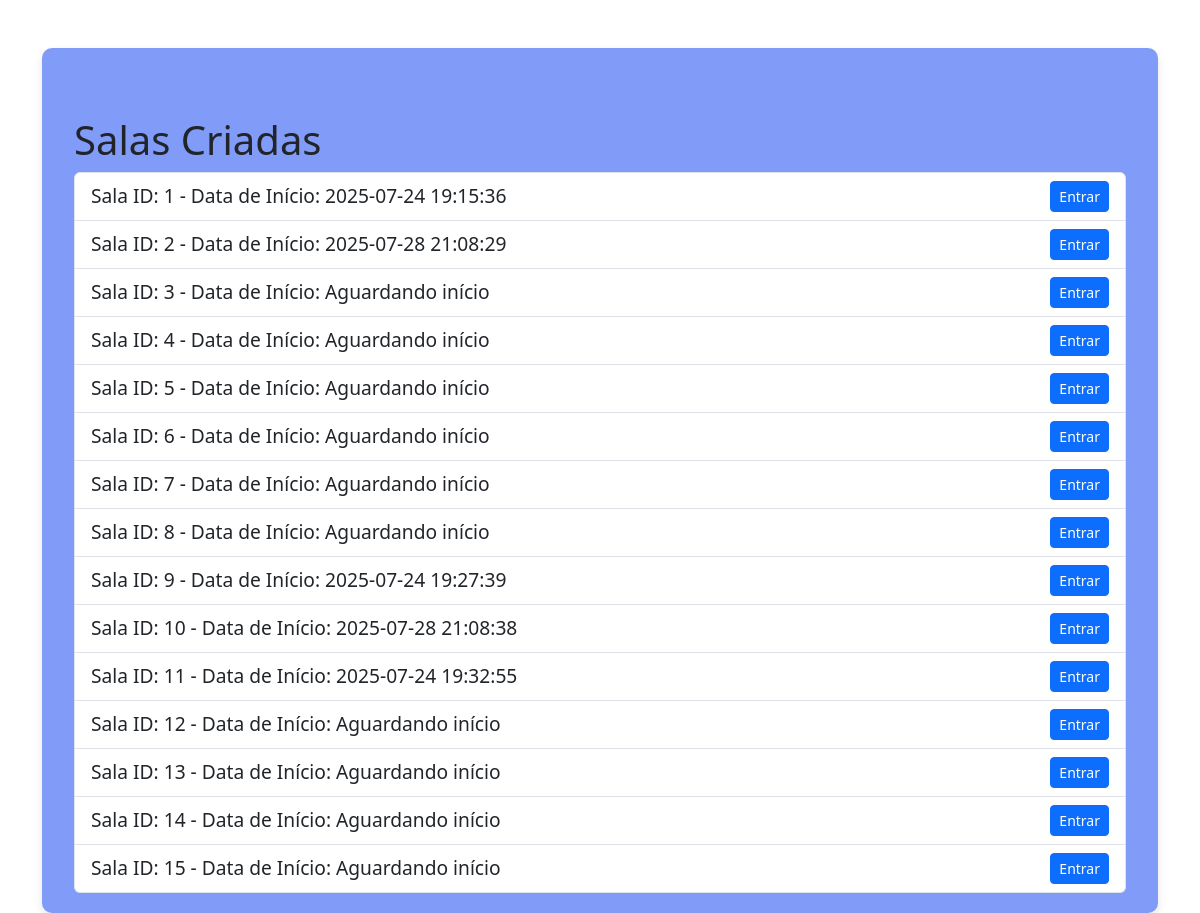
The app's page /salas, older data.
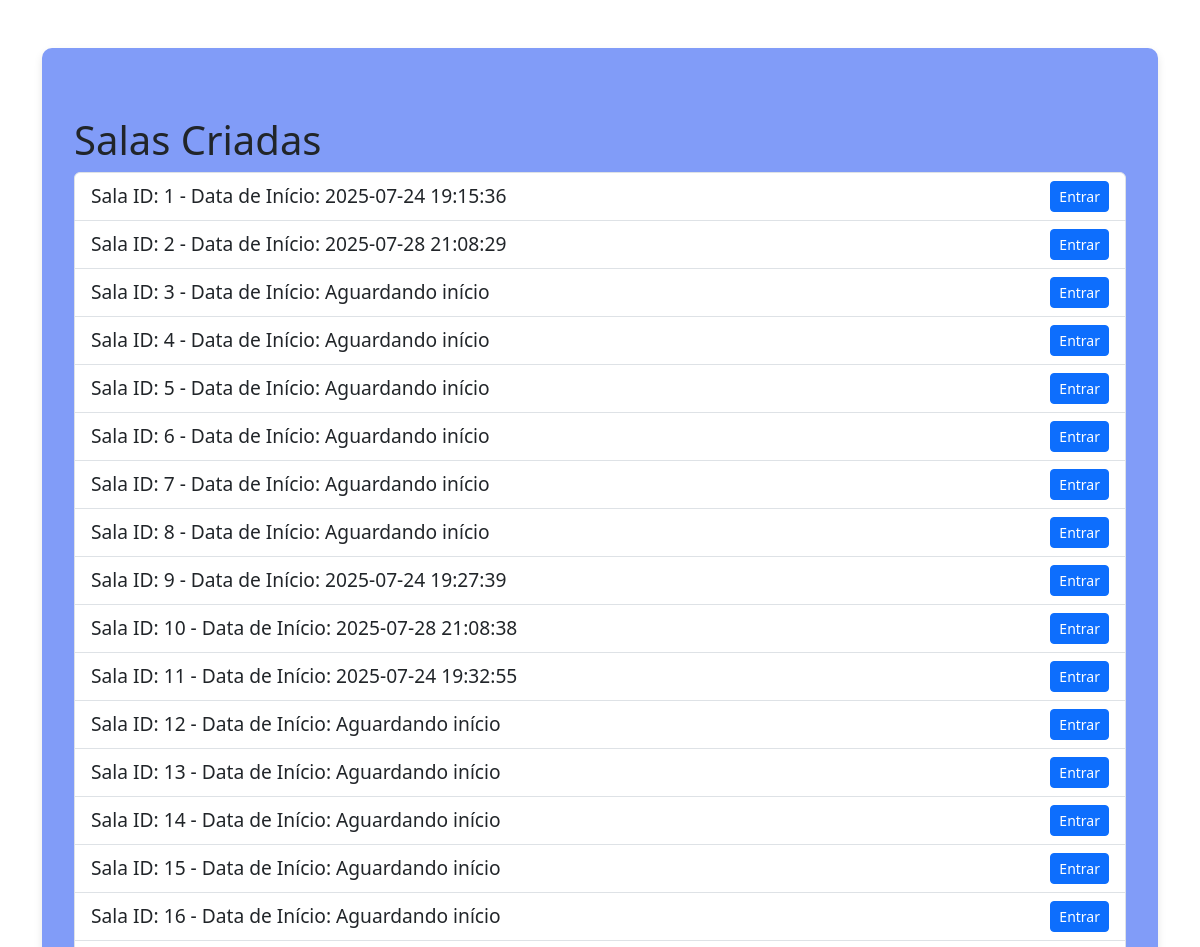
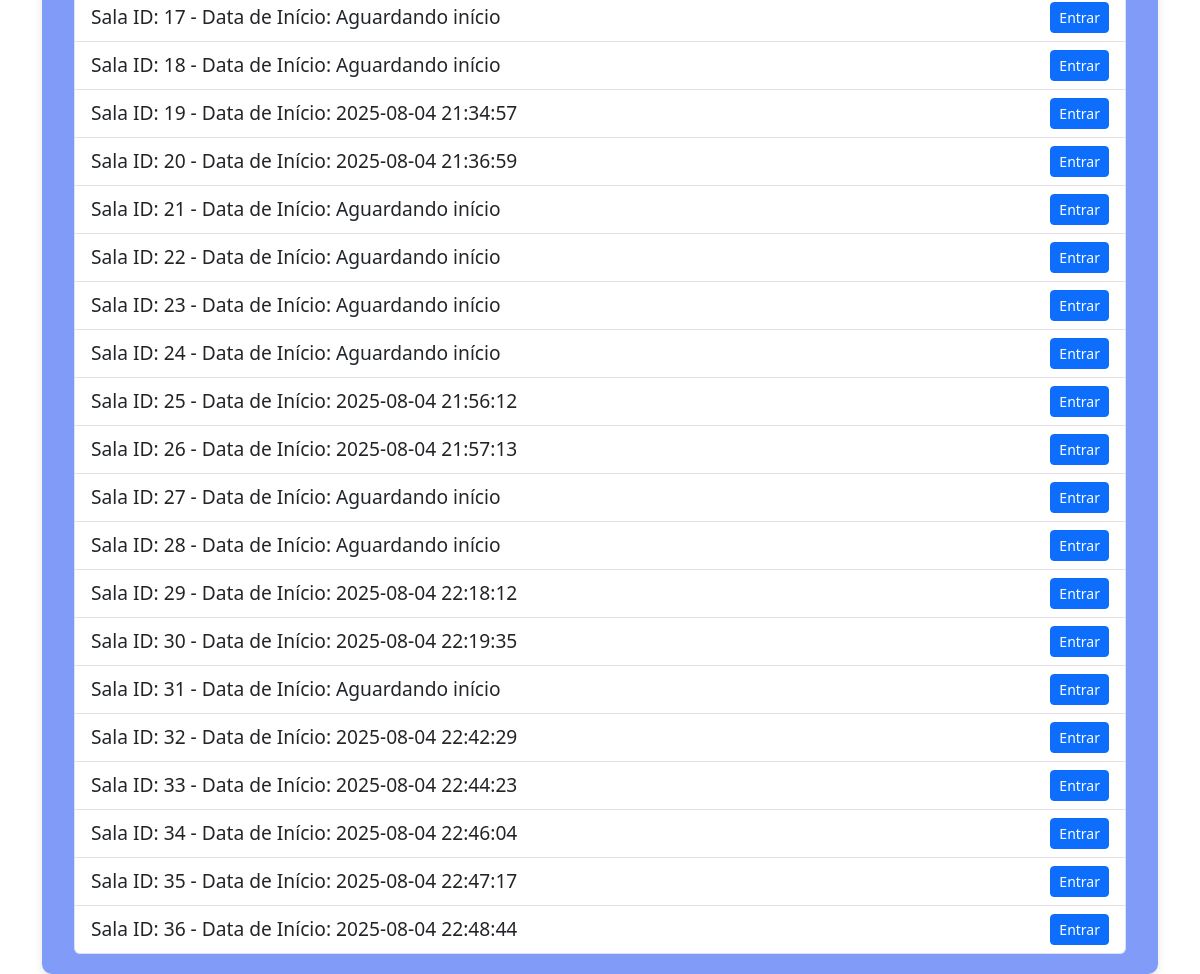
The same page, newer data (2 pictures, top to bottom).
### app.py (models this page shows)
class Sala(db.Model):
    id = db.Column(db.Integer, primary_key=True)
    numero_rodadas = db.Column(db.Integer, nullable=False)
    rodadas = db.relationship('Rodada', backref='sala', lazy=True)
    temas = db.relationship('Tema', secondary='sala_tema', backref='salas', lazy=True)
    tempo = db.Column(db.Integer, nullable=False)
    jogadores = db.relationship('Jogador', secondary='sala_jogador', backref='salas', lazy=True)
    letras = db.relationship('Letras', secondary='sala_letras', backref='salas', lazy=True)
    numero_jogadores = db.Column(db.Integer, nullable=False)
    senha = db.Column(db.String(120), nullable=True)
    finalizado = db.Column(db.Boolean, default=False)
    data_criacao = db.Column(db.DateTime, nullable=False, default=db.func.current_timestamp())
    data_inicio = db.Column(db.DateTime, nullable=True)

### app.py (the view)
@app.route('/salas', methods=['GET'])
def salas():
    salas = Sala.query.all()
    return render_template('salas_criadas.html', salas=salas)

### templates/salas_criadas.html (shortened to what this page needs)
{% extends "base.html" %}
{% block content %}
<div class="container mt-5">
    <h1>Salas Criadas</h1>
    <ul class="list-group">
        {% for sala in salas %}
            <li class="list-group-item d-flex justify-content-between align-items-center">
                Sala ID: {{ sala.id }} - Data de Início: {{ sala.data_inicio.strftime('%Y-%m-%d %H:%M:%S') if sala.data_inicio else 'Aguardando início' }}
                <a href="{{ url_for('sala', sala_id=sala.id) }}" class="btn btn-primary btn-sm">Entrar</a>
            </li>
        {% endfor %}
    </ul>
</div>
{% endblock %}

### templates/base.html (shortened to what this page needs)
<!DOCTYPE html>
<html lang="pt-BR">
<head>
    <link href="https://cdn.jsdelivr.net/npm/bootstrap@5.3.7/dist/css/bootstrap.min.css" rel="stylesheet">
    <link rel="stylesheet" href="{{ url_for('static', filename='style.css') }}">
</head>
<body>
    <div class="container mt-5">
    <div class="card-principal">
        {% block content %}
        {% endblock %}
    </div>
    </div>
</body>
</html>

### static/style.css (style rules this page uses)
.card-principal { background-color: #819cf8; border-radius: 10px; padding: 20px; font-size: larger; box-shadow: 0 4px 8px rgba(0, 0, 0, 0.1); }

Row changes from the older to the newer data that the page shows:
added Sala: id "16", data_inicio "Aguardando início"
added Sala: id "17", data_inicio "Aguardando início"
added Sala: id "18", data_inicio "Aguardando início"
added Sala: id "19", data_inicio "2025-08-04 21:34:57"
added Sala: id "20", data_inicio "2025-08-04 21:36:59"
added Sala: id "21", data_inicio "Aguardando início"
added Sala: id "22", data_inicio "Aguardando início"
added Sala: id "23", data_inicio "Aguardando início"
added Sala: id "24", data_inicio "Aguardando início"
added Sala: id "25", data_inicio "2025-08-04 21:56:12"
added Sala: id "26", data_inicio "2025-08-04 21:57:13"
added Sala: id "27", data_inicio "Aguardando início"
added Sala: id "28", data_inicio "Aguardando início"
added Sala: id "29", data_inicio "2025-08-04 22:18:12"
added Sala: id "30", data_inicio "2025-08-04 22:19:35"
added Sala: id "31", data_inicio "Aguardando início"
added Sala: id "32", data_inicio "2025-08-04 22:42:29"
added Sala: id "33", data_inicio "2025-08-04 22:44:23"
added Sala: id "34", data_inicio "2025-08-04 22:46:04"
added Sala: id "35", data_inicio "2025-08-04 22:47:17"
added Sala: id "36", data_inicio "2025-08-04 22:48:44"
